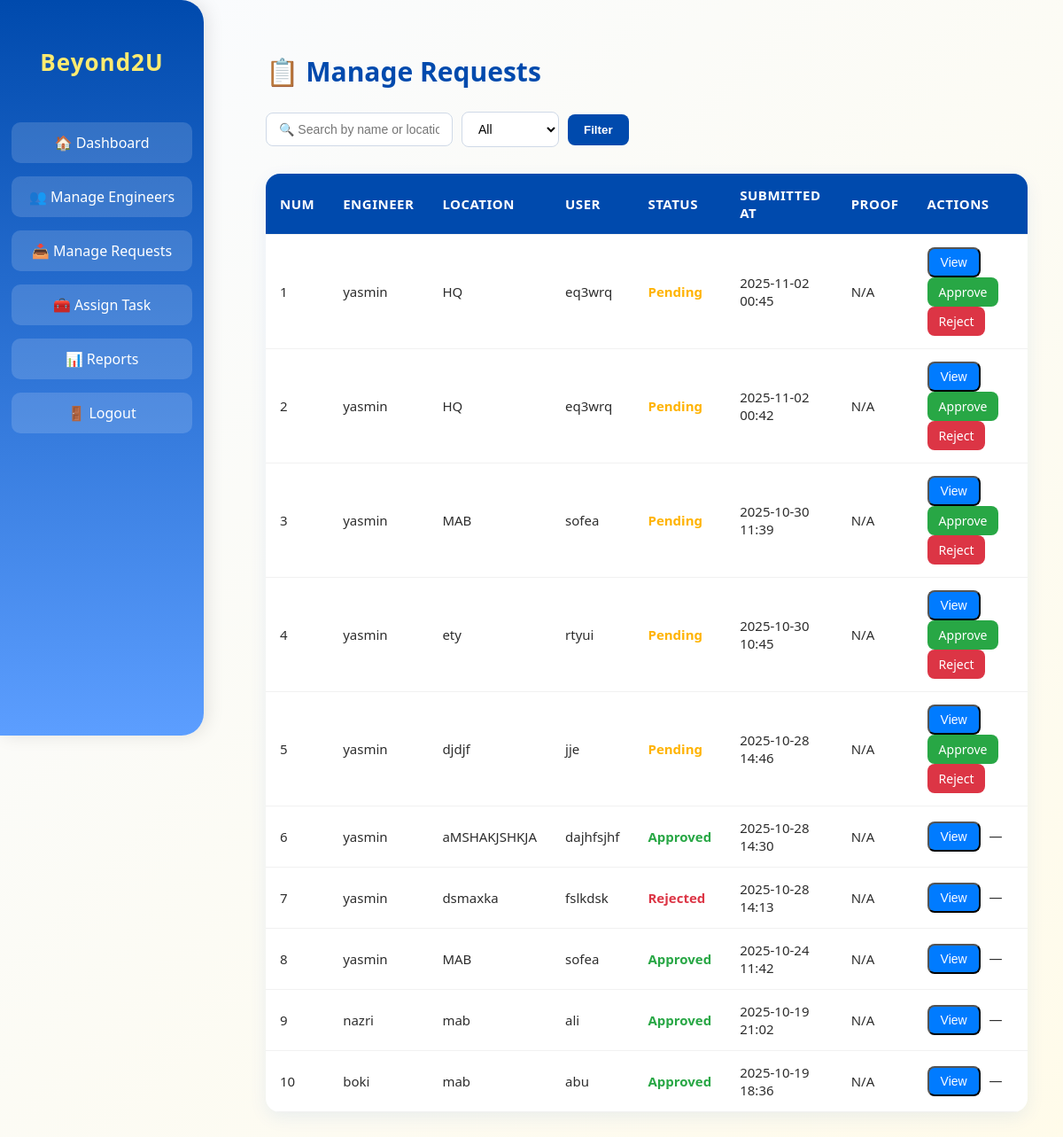
Page /beyond2u/manage_requests/ (signed in) on the committed database.
### inventorySystem/models.py (models this page shows, shortened)
class User(AbstractUser):
    ROLE_CHOICES = [
        ('TeamLead', 'Team Lead'),
        ('SystemEngineer', 'System Engineer'),
    ]
    role = models.CharField(max_length=20, choices=ROLE_CHOICES, default='SystemEngineer')

class Request(models.Model):
    TYPE_CHOICES = [
        ('Asset Refresh', 'Asset Refresh'),
        ('Parts Upgrade', 'Parts Upgrade'),
        ('Tech Refresh', 'Tech Refresh'),
    ]
    STATUS_CHOICES = [
        ('Pending', 'Pending'),
        ('Approved', 'Approved'),
        ('Rejected', 'Rejected'),
    ]
    FORMAT_STATUS_CHOICES = [
        ('Formatted', 'Formatted'),
        ('Not Formatted', 'Not Formatted'),
    ]
    UPLOAD_STATUS_CHOICES = [
        ('Uploaded', 'Uploaded'),
        ('Not Yet', 'Not Yet'),
    ]
    engineer = models.ForeignKey(settings.AUTH_USER_MODEL, on_delete=models.CASCADE)
    type = models.CharField(max_length=50, choices=TYPE_CHOICES)
    location = models.CharField(max_length=100)
    user = models.CharField(max_length=100)
    old_barcode = models.CharField(max_length=100, blank=True, null=True)
    new_barcode = models.CharField(max_length=100, blank=True, null=True)
    old_serial = models.CharField(max_length=100, blank=True, null=True)
    new_serial = models.CharField(max_length=100, blank=True, null=True)
    old_ip = models.GenericIPAddressField(blank=True, null=True)
    new_ip = models.GenericIPAddressField(blank=True, null=True)
    new_mac = models.CharField(max_length=50, blank=True, null=True)
    old_hostname = models.CharField(max_length=100, blank=True, null=True)
    new_hostname = models.CharField(max_length=100, blank=True, null=True)
    start_time = models.DateTimeField(blank=True, null=True)
    end_time = models.DateTimeField(blank=True, null=True)
    rescheduled_date = models.DateField(blank=True, null=True)
    status = models.CharField(max_length=20, choices=STATUS_CHOICES, default='Pending')
    format_status = models.CharField(max_length=20, choices=FORMAT_STATUS_CHOICES, blank=True, null=True)
    upload_status = models.CharField(max_length=20, choices=UPLOAD_STATUS_CHOICES, default='Not Yet')
    reason_not_formatted = models.TextField(blank=True, null=True)
    reason_not_uploaded = models.TextField(blank=True, null=True)
    remarks = models.TextField(blank=True, null=True)
    proof = models.FileField(upload_to='', blank=True, null=True)
    assigned_approver = models.ForeignKey(
        settings.AUTH_USER_MODEL,
        related_name='approver_requests',
        on_delete=models.SET_NULL,
        null=True,
        blank=True
    )
    created_at = models.DateTimeField(auto_now_add=True)
    updated_at = models.DateTimeField(auto_now=True)

### inventorySystem/views.py (the view, shortened to what this page needs)
# urls.py: path('manage_requests/', views.manage_requests, name='manage_requests'),
@login_required(login_url='login')
def manage_requests(request):
    search_query = request.GET.get('search', '')
    status_filter = request.GET.get('status', 'all')
    requests_qs = Request.objects.all()
    tech_qs = TechRefresh.objects.all()
    if status_filter and status_filter != 'all':
        requests_qs = requests_qs.filter(status=status_filter)
        tech_qs = tech_qs.filter(status=status_filter)
    combined_requests = []
    for r in requests_qs:
        combined_requests.append({
            'id': r.id,
            'type': r.type,
            'engineer': r.engineer.username if r.engineer else 'N/A',
            'user': r.user or 'N/A',
            'location': r.location or 'N/A',
            'status': r.status,
            'old_hostname': r.old_hostname or '-',
            'new_hostname': r.new_hostname or '-',
            'old_serial': r.old_serial or '-',
            'new_serial': r.new_serial or '-',
            'rescheduled_date': r.rescheduled_date or '-',
            'format_status': r.format_status or '-',
            'reason_not_formatted': r.reason_not_formatted or '-',
            'upload_status': r.upload_status or '-',
            'reason_not_uploaded': r.reason_not_uploaded or '-',
            'remarks': r.remarks or '-',
            'proof': r.proof.url if r.proof else None,
            'created_at': r.created_at,
        })
    combined_requests.sort(key=lambda x: x['created_at'], reverse=True)
    context = {
        'requests': combined_requests,
        'search_query': search_query,
        'status_filter': status_filter,
    }
    return render(request, 'manage_requests.html', context)

### inventorySystem/templates/manage_requests.html (shortened to what this page needs)
<!DOCTYPE html>
<html lang="en">
<head>
</head>
<body>
  <div class="sidebar">
    <h2>Beyond2U</h2>
    <a href="{% url 'teamlead_dashboard' %}">🏠 Dashboard</a>
    <a href="{% url 'manage_engineers' %}">👥 Manage Engineers</a>
    <a href="{% url 'manage_requests' %}">📥 Manage Requests</a>
    <a href="{% url 'assign_task' %}">🧰 Assign Task</a>
    <a href="{% url 'reports' %}">📊 Reports</a>
    <a href="{% url 'logout' %}">🚪 Logout</a>
  </div>
  <div class="content">
    <h1>📋 Manage Requests</h1>
    <form method="GET">
      <input type="text" name="search" placeholder="🔍 Search by name or location" value="{{ search_query }}">
      <select name="status">
        <option value="all" {% if status_filter == 'all' %}selected{% endif %}>All</option>
      </select>
      <button type="submit" class="btn-primary">Filter</button>
    </form>
    <table>
      <thead>
        <tr>
          <th>Num</th>
          <th>Engineer</th>
          <th>Location</th>
          <th>User</th>
          <th>Status</th>
          <th>Submitted At</th>
          <th>Proof</th>
          <th>Actions</th>
        </tr>
      </thead>
      <tbody>
        {% for req in requests %}
        <tr>
          <td>{{ forloop.counter }}</td>
          <td>{{ req.engineer }}</td>
          <td>{{ req.location }}</td>
          <td>{{ req.user }}</td>
          <td class="status-{{ req.status|lower }}">{{ req.status }}</td>
          <td>{{ req.created_at|date:"Y-m-d H:i" }}</td>
          <td>{% if req.proof %}<a href="{{ req.proof }}" target="_blank">View</a>{% else %}N/A{% endif %}</td>
          <td>
            <button class="btn view-btn" onclick="openPopup('req-{{ req.id }}')">View</button>
            {% if req.status == "Pending" %}
              <a href="{% url 'approve_request' req.id %}" class="btn approve-btn">Approve</a>
              <a href="{% url 'reject_request' req.id %}" class="btn reject-btn">Reject</a>
            {% else %}
              <span>—</span>
            {% endif %}
          </td>
        </tr>
        {% empty %}
        <tr><td colspan="8" style="text-align:center;">No requests found.</td></tr>
        {% endfor %}
      </tbody>
    </table>
  </div>
</body>
</html>

### inventorySystem/templates/manage_requests.html (style rules this page uses)
body { margin: 0; font-family: 'Segoe UI', sans-serif; background: linear-gradient(135deg, #f9fbff, #fffbea); color: #2d2d2d; }
.sidebar { position: fixed; top: 0; left: 0; width: 230px; height: 100vh; background: linear-gradient(180deg, #004aad, #5c9eff); color: white; display: flex; flex-direction: column; align-items: center; padding-top: 30px; box-shadow: 4px 0 20px rgba(0, 0, 0, 0.1); border-top-right-radius: 25px; border-bottom-right-radius: 25px; }
.sidebar h2 { font-size: 26px; font-weight: 700; color: #ffeb70; margin-bottom: 50px; letter-spacing: 1px; }
.sidebar a { display: block; width: 80%; text-align: center; color: white; text-decoration: none; background: rgba(255, 255, 255, 0.15); padding: 12px 10px; border-radius: 10px; margin-bottom: 15px; transition: all 0.3s ease; }
.content { margin-left: 260px; padding: 40px; }
h1 { color: #004aad; font-size: 30px; font-weight: 700; margin-bottom: 25px; }
form { display: flex; gap: 10px; align-items: center; margin-bottom: 30px; }
input[type="text"], select { padding: 10px 14px; border: 1px solid #cfd9e7; border-radius: 8px; font-size: 14px; outline: none; transition: 0.3s; background-color: white; }
.btn-primary { background-color: #004aad; color: white; border: none; padding: 10px 18px; border-radius: 8px; cursor: pointer; font-weight: 600; transition: all 0.3s ease; }
table { width: 100%; border-collapse: collapse; background-color: white; border-radius: 16px; overflow: hidden; box-shadow: 0 6px 20px rgba(0, 84, 200, 0.08); }
th, td { padding: 14px 16px; text-align: left; border-bottom: 1px solid #f1f1f1; font-size: 15px; }
th { background-color: #004aad; color: white; text-transform: uppercase; letter-spacing: 0.5px; }
.status-pending { color: #ffb300; font-weight: 600; }
.status-approved { color: #28a745; font-weight: 600; }
.status-rejected { color: #dc3545; font-weight: 600; }
.btn { padding: 7px 13px; border-radius: 8px; text-decoration: none; color: white; font-size: 14px; font-weight: 500; transition: 0.3s; margin-right: 6px; display: inline-block; }
.view-btn { background-color: #007bff; }
.approve-btn { background-color: #28a745; }
.reject-btn { background-color: #dc3545; }

### rows in the picture
User: engineer "yasmin" "yasmin" "yasmin" "yasmin" "yasmin" "yasmin" "yasmin" "yasmin"
Request: location "HQ", user "eq3wrq", status "Pending", created_at "2025-11-02 00:45"
Request: location "HQ", user "eq3wrq", status "Pending", created_at "2025-11-02 00:42"
Request: location "MAB", user "sofea", status "Pending", created_at "2025-10-30 11:39"
Request: location "ety", user "rtyui", status "Pending", created_at "2025-10-30 10:45"
Request: location "djdjf", user "jje", status "Pending", created_at "2025-10-28 14:46"
Request: location "aMSHAKJSHKJA", user "dajhfsjhf", status "Approved", created_at "2025-10-28 14:30"
Request: location "dsmaxka", user "fslkdsk", status "Rejected", created_at "2025-10-28 14:13"
Request: location "MAB", user "sofea", status "Approved", created_at "2025-10-24 11:42"
User: engineer "nazri"
Request: location "mab", user "ali", status "Approved", created_at "2025-10-19 21:02"
User: engineer "boki"
Request: location "mab", user "abu", status "Approved", created_at "2025-10-19 18:36"
